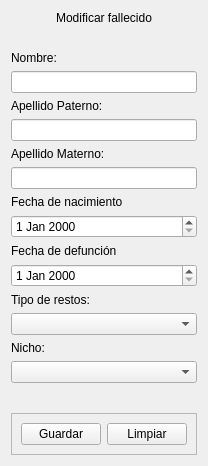
          <widget class="QWidget" name="scrollAreaWidgetContents_21">
           <property name="geometry">
            <rect>
             <x>0</x>
             <y>0</y>
             <width>194</width>
             <height>466</height>
            </rect>
           </property>
           <layout class="QVBoxLayout" name="verticalLayout_13">
            <item>
             <widget class="QLabel" name="label_19">
              <property name="text">
               <string>Modificar fallecido</string>
              </property>
              <property name="alignment">
               <set>Qt::AlignCenter</set>
              </property>
             </widget>
            </item>
            <item>
             <spacer name="horizontalSpacer_6">
              <property name="orientation">
               <enum>Qt::Horizontal</enum>
              </property>
              <property name="sizeHint" stdset="0">
               <size>
                <width>40</width>
                <height>20</height>
               </size>
              </property>
             </spacer>
            </item>
            <item>
             <widget class="QLabel" name="label_20">
              <property name="text">
               <string>Nombre:</string>
              </property>
             </widget>
            </item>
            <item>
             <widget class="QLineEdit" name="lineEdit_7"/>
            </item>
            <item>
             <widget class="QLabel" name="label_25">
              <property name="text">
               <string>Apellido Paterno:</string>
              </property>
             </widget>
            </item>
            <item>
             <widget class="QLineEdit" name="lineEdit_9"/>
            </item>
            <item>
             <widget class="QLabel" name="label_27">
              <property name="text">
               <string>Apellido Materno:</string>
              </property>
             </widget>
            </item>
            <item>
             <widget class="QLineEdit" name="lineEdit_10"/>
            </item>
            <item>
             <widget class="QLabel" name="label_28">
              <property name="text">
               <string>Fecha de nacimiento</string>
              </property>
             </widget>
            </item>
            <item>
             <widget class="QDateEdit" name="dateEdit_3"/>
            </item>
            <item>
             <widget class="QLabel" name="label_29">
              <property name="text">
               <string>Fecha de defunción</string>
              </property>
             </widget>
            </item>
            <item>
             <widget class="QDateEdit" name="dateEdit_4"/>
            </item>
            <item>
             <widget class="QLabel" name="label_30">
              <property name="text">
               <string>Tipo de restos:</string>
              </property>
             </widget>
            </item>
            <item>
             <widget class="QComboBox" name="comboBox_4"/>
            </item>
            <item>
             <widget class="QLabel" name="label_31">
              <property name="text">
               <string>Nicho:</string>
              </property>
             </widget>
            </item>
            <item>
             <widget class="QComboBox" name="comboBox_5"/>
            </item>
            <item>
             <spacer name="verticalSpacer_4">
              <property name="orientation">
               <enum>Qt::Vertical</enum>
              </property>
              <property name="sizeHint" stdset="0">
               <size>
                <width>20</width>
                <height>40</height>
               </size>
              </property>
             </spacer>
            </item>
            <item>
             <widget class="QFrame" name="frame_17">
              <property name="frameShape">
               <enum>QFrame::StyledPanel</enum>
              </property>
              <property name="frameShadow">
               <enum>QFrame::Raised</enum>
              </property>
              <layout class="QHBoxLayout" name="horizontalLayout_14">
               <item>
                <widget class="QPushButton" name="pushButton_23">
                 <property name="text">
                  <string>Guardar</string>
                 </property>
                </widget>
               </item>
               <item>
                <widget class="QPushButton" name="pushButton_24">
                 <property name="text">
                  <string>Limpiar</string>
                 </property>
                </widget>
               </item>
              </layout>
             </widget>
            </item>
           </layout>
          </widget>
